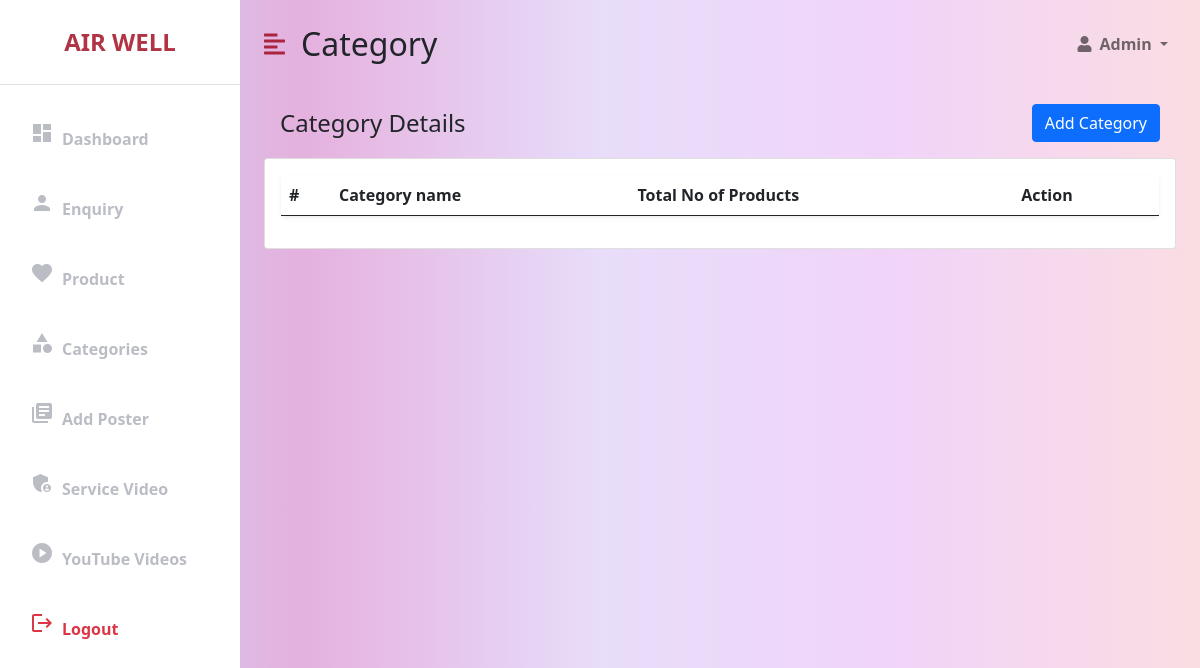
Page /admin_category (signed in) on the earlier database version.
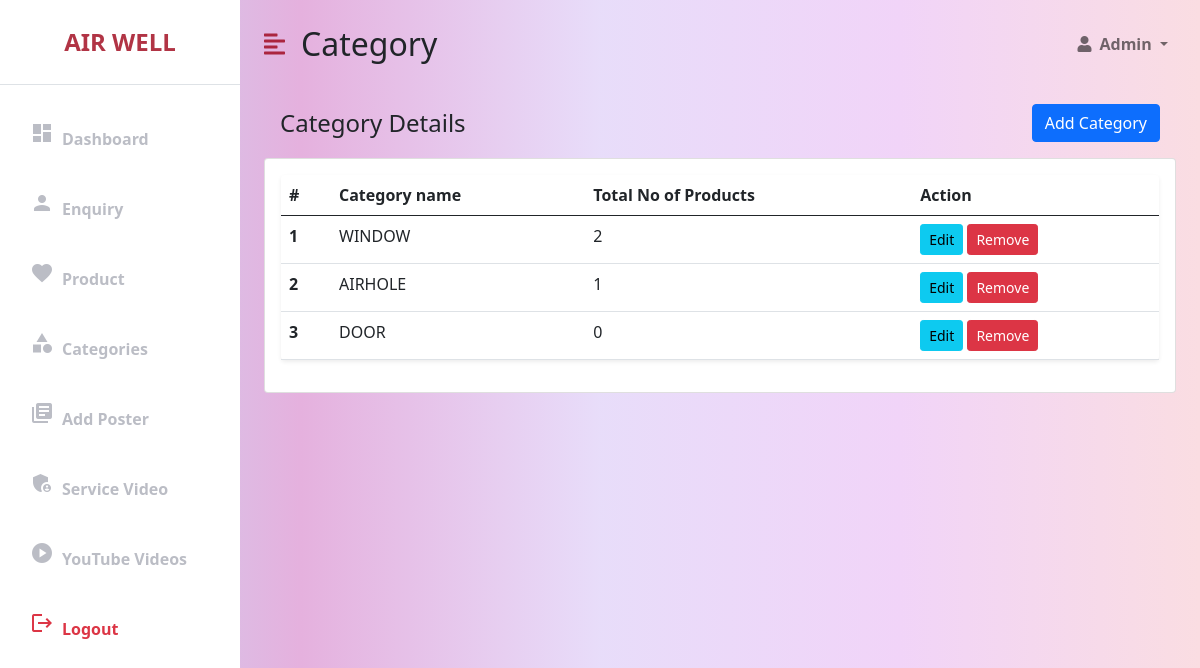
Same page on the later database version.
### AirWellApp/models.py (models this page shows, shortened)
class ProductCategoryModel(models.Model):
    category_id = models.AutoField(primary_key=True)
    category_name = models.CharField(max_length=100)
    class Meta:
        db_table = "category_table"

### AirWellApp/views.py (the view)
# urls.py: path("admin_category", views.admin_category, name='admin_category'),
@login_required(login_url='/login')
def admin_category(request):
    category = {'category': ProductCategoryModel.objects.annotate(product_count=Count('productmodel'))}
    return render(request, 'admin/admin_category.html', category)

### templates/admin/admin_category.html (shortened to what the changed rows need)
<!DOCTYPE html>
<html lang="en">
<head>
    <link href="https://cdn.jsdelivr.net/npm/bootstrap@5.0.0-beta3/dist/css/bootstrap.min.css" rel="stylesheet" />
    <link rel="stylesheet" href="https://cdnjs.cloudflare.com/ajax/libs/font-awesome/5.15.3/css/all.min.css" />
</head>
<body>
    <div class="d-flex" id="wrapper">
        <div id="page-content-wrapper">
            <nav class="navbar navbar-expand-lg navbar-light bg-transparent py-4 px-4">
                <div class="d-flex align-items-center">
                    <h2 class="fs-2 m-0">Category</h2>
                </div>
            </nav>
            <div class="container-fluid px-4">
                <div class="card card-body">
                    <table class="table bg-white rounded shadow-sm  table-hover">
                        <thead>
                            <tr>
                                <th scope="col" width="50">#</th>
                                <th scope="col">Category name</th>
                                <th scope="col">Total No of Products</th>
                                <th scope="col">Action</th>
                            </tr>
                        </thead>
                        <tbody>
                            {% for data in category %}
                            <tr>
                                <th scope="row">{{forloop.counter}}</th>
                                <td>{{data.category_name}}</td>
                                <td>{{data.product_count}}</td>
                                {% if data.category_name != 'Other' %}
                                <td>
                                    <a class="btn btn-info btn-sm "
                                        href="/admin_edit_category/{{ data.category_id }}" role="button">Edit</a>
                                    <a class="btn btn-danger btn-sm remove-btn"
                                        href="/admin_remove_category/{{ data.category_id }}" role="button">Remove</a>
                                </td>
                                {% else %}
                                <td><a class="btn btn-danger btn-sm disabled" disabled role="button">Remove</a></td>
                                {% endif %}
                            </tr>
                            {% endfor %}
                        </tbody>
                    </table>
                </div>
            </div>
        </div>
    </div>
</body>
</html>

Differences in the rows shown:
added ProductCategoryModel: category_name "WINDOW", product_count "2"
added ProductCategoryModel: category_name "AIRHOLE", product_count "1"
added ProductCategoryModel: category_name "DOOR", product_count "0"
